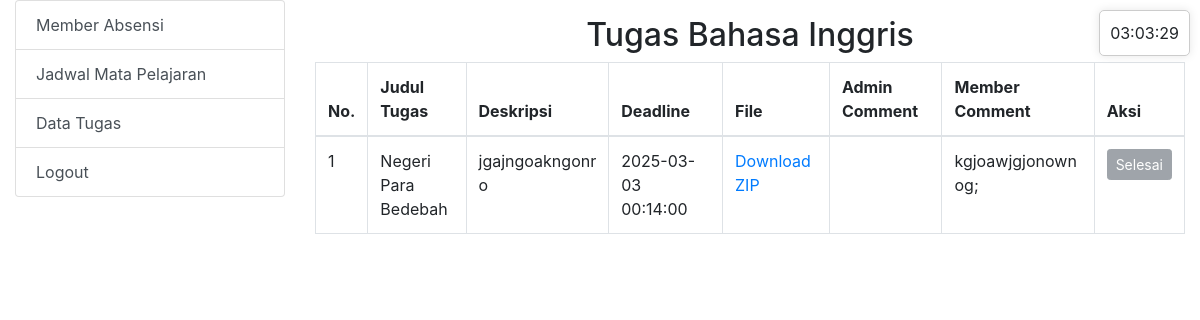
The page /tugas_bahasa_inggris.php (signed in) on the database its author committed.
### tables this page shows
CREATE TABLE `tugas` (
  `id` int NOT NULL,
  `judul` varchar(255) NOT NULL,
  `deskripsi` text NOT NULL,
  `deadline` datetime NOT NULL,
  `mapel` varchar(255) NOT NULL,  
  `files` text
);

CREATE TABLE `submitted_tugas` (
  `id` int NOT NULL,
  `tugas_id` int NOT NULL,
  `member_id` int NOT NULL,
  `file` varchar(255) NOT NULL,
  `tanggal` datetime NOT NULL,
  `comment` text,
  `member_comment` text,
  `status` enum('submitted','returned') DEFAULT 'submitted',
  `indikator` enum('tepat waktu','terlambat') DEFAULT 'tepat waktu'
);

### tugas_bahasa_inggris.php (the view, shortened to what this page needs)
<?php
include 'config.php';
$tugas_result = $conn->query("SELECT * FROM tugas WHERE mapel = 'Bahasa Inggris' ORDER BY id ASC");
$submitted_tugas_result = $conn->query("
    SELECT submitted_tugas.id,
           submitted_tugas.tugas_id,
           submitted_tugas.member_id,
           submitted_tugas.file,
           submitted_tugas.tanggal,
           submitted_tugas.status,
           submitted_tugas.comment AS admin_comment,
           submitted_tugas.member_comment,
           members.username AS member_name,
           tugas.judul AS tugas_judul
    FROM submitted_tugas
    JOIN members ON submitted_tugas.member_id = members.id
    JOIN tugas ON submitted_tugas.tugas_id = tugas.id
    WHERE submitted_tugas.member_id = {$_SESSION['member_id']}
    AND tugas.mapel = 'Bahasa Inggris'
    ORDER BY submitted_tugas.tugas_id ASC, submitted_tugas.id ASC
");
$submitted_tugas = [];
while ($submitted_row = $submitted_tugas_result->fetch_assoc()) {
    $submitted_tugas[$submitted_row['tugas_id']] = $submitted_row;
}
?>
<!DOCTYPE html>
<html>
<head>
    <link rel="stylesheet" href="https://maxcdn.bootstrapcdn.com/bootstrap/4.0.0/css/bootstrap.min.css">
</head>
<body>
  <?php include 'includes/clock.php'; ?>
  <div class="container-fluid mt-3">
    <div class="row">
      <?php include 'member_sidebar.php'; ?>
      <div class="col-md-9">
        <h2 class="text-center">Tugas Bahasa Inggris</h2>
        <table class="table table-bordered">
            <thead>
                <tr>
                    <th>No.</th>
                    <th>Judul Tugas</th>
                    <th>Deskripsi</th>
                    <th>Deadline</th>
                    <th>File</th>
                    <th>Admin Comment</th>
                    <th>Member Comment</th>
                    <th>Aksi</th>
                </tr>
            </thead>
            <tbody>
                <?php $no = 1; ?>
                <?php while ($row = $tugas_result->fetch_assoc()) { ?>
                <tr>
                    <td><?= $no++; ?></td>
                    <td><?= wordwrap($row['judul'], 14, "<br>\n", true) ?></td>
                    <td><?= wordwrap($row['deskripsi'], 14, "<br>\n", true) ?></td>
                    <td><?= $row['deadline'] ?></td>
                    <td>
                        <?php
                        $files = json_decode($row['files'], true);
                        if (!empty($files)):
                            if (count($files) == 1): ?>
                                <a href="<?= $files[0] ?>" target="_blank">Download</a>
                            <?php else: ?>
                                <a href="download_zip.php?tugas_id=<?= $row['id'] ?>&judul=<?= urlencode($row['judul']) ?>" target="_blank">Download ZIP</a>
                            <?php endif;
                        endif; ?>
                    </td>
                    <td class="comment-scroll">
                    </td>
                    <td class="comment-scroll">
                        <?= isset($submitted_tugas[$row['id']]) ? wordwrap($submitted_tugas[$row['id']]['member_comment'] ?? '', 14, "<br>\n", true) : '' ?>
                    </td>
                    <td>
                        <?php if (isset($submitted_tugas[$row['id']])): ?>
                            <?php if ($submitted_tugas[$row['id']]['status'] == 'returned'): ?>
                                <a href="submit_tugas.php?tugas_id=<?= $row['id'] ?>" class="btn btn-success btn-sm mt-2">Kirim Tugas</a>
                            <?php else: ?>
                                <button class="btn btn-secondary btn-sm" disabled>Selesai</button>
                            <?php endif; ?>
                        <?php else: ?>
                            <a href="submit_tugas.php?tugas_id=<?= $row['id'] ?>" class="btn btn-success btn-sm">Kirim Tugas</a>
                        <?php endif; ?>
                    </td>
                </tr>
                <?php } ?>
            </tbody>
        </table>
      </div>
    </div>
  </div>
</body>
</html>

### tugas_bahasa_inggris.php (style rules this page uses)
.comment-scroll { max-height: 100px; overflow-y: auto; word-wrap: break-word; }

### rows shown on the page
tugas: judul "Negeri Para Bedebah", deskripsi "jgajngoakngonr o", deadline "2025-03-03 00:14:00", id.member_comment "kgjoawjgjonown og;", shows "Selesai"
